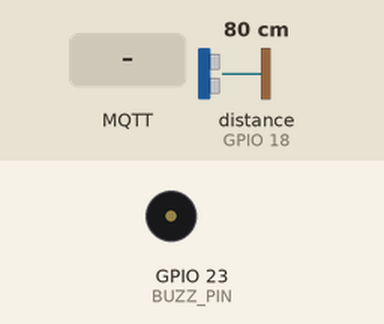
Recording of a sketch running on a simulated ESP32. Shown: buzzer (waves = sounding). Wiring (from diagram.json): ultrasonic range finder: trigger GPIO 5; echo GPIO 18. The test bench sets the inputs (shaded band); at power-on: distance to the obstacle (sensor on GPIO 18) 80 cm. The echo pulse lasts 58.3 µs per cm; WiFi joins after 1.5 s; servers stay silent unless stated; no MQTT or app messages arrive unless stated; what the sketch prints to the serial monitor is not drawn.

Above: at 2.7 s.
2.8 s: distance to the obstacle (sensor on GPIO 18) set to 9 cm
5.2 s: distance to the obstacle (sensor on GPIO 18) set to 6 cm
At 7.4 s:
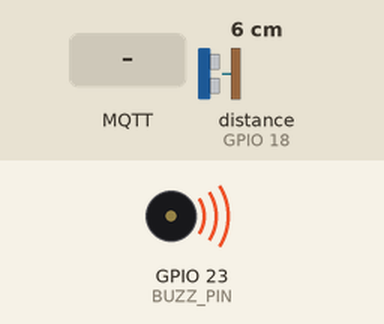
11.5 s: MQTT message "beep_off" arrives on the first subscribed topic
At 11.9 s:
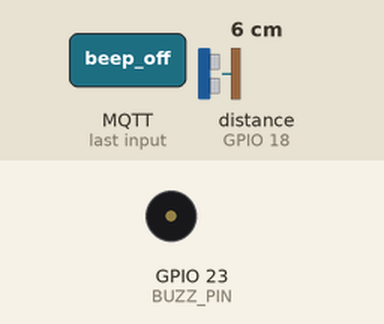
Timing chart, 0 to 14.5 s (numbered marks = the images above; inputs shaded):
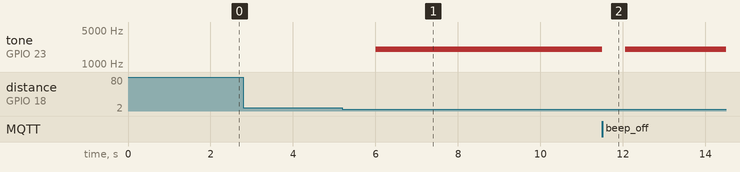

Measured:
- the behaviour switches between 8 and 7 cm on distance to the obstacle (sensor on GPIO 18) (found by bisection; images 0 and 1)
- after the input at 2.8 s, every drawn part: stays the same
- after the input at 5.2 s, tone on GPIO 23 (BUZZ_PIN): silent → 2000 Hz after 0.80 s
- after the input at 11.5 s, tone on GPIO 23 (BUZZ_PIN): 2000 Hz → silent at once, → 2000 Hz 0.55 s later

The sketch:

sketch.ino
```cpp
/*
 * Sistema de Monitoramento Inteligente de Resíduos Urbanos
 * Universidade Presbiteriana Mackenzie
 * Autoras: Bianca Maciel Alaunes Brotto, Seyedehzahra Mousavi
 */

#include <Arduino.h>
#include <WiFi.h>
#include <PubSubClient.h>
#include <ArduinoJson.h>

const char* SSID          = "Wokwi-GUEST";
const char* PASSWORD      = "";
const char* MQTT_BROKER   = "broker.hivemq.com";
const int   MQTT_PORT     = 1883;
const char* MQTT_CLIENT   = "lixeira_L01_mackenzie";
const char* TOPIC_NIVEL   = "lixeira/L01/nivel";
const char* TOPIC_CMD     = "lixeira/L01/cmd";

const int   TRIG_PIN      = 5;
const int   ECHO_PIN      = 18;
const int   BUZZ_PIN      = 23;

const float DIST_VAZIA_CM = 30.0f;
const float DIST_CHEIA_CM = 2.0f;
const int   LIMIAR_ALERTA = 80;
const unsigned long INTERVALO_MS = 2000UL;

WiFiClient   wifiClient;
PubSubClient mqttClient(wifiClient);

unsigned long ultimaLeitura       = 0UL;
unsigned long ultimaTentativaMQTT = 0UL;
bool buzzerAtivo = false;

float lerDistancia() {
  digitalWrite(TRIG_PIN, LOW);
  delayMicroseconds(2);
  digitalWrite(TRIG_PIN, HIGH);
  delayMicroseconds(10);
  digitalWrite(TRIG_PIN, LOW);
  long dur = pulseIn(ECHO_PIN, HIGH, 60000UL);
  if (dur == 0) return 15.0f;
  return (float)dur / 58.0f;
}

int calcularNivel(float d) {
  if (d < 0.0f) return -1;
  float n = ((DIST_VAZIA_CM - d) / (DIST_VAZIA_CM - DIST_CHEIA_CM)) * 100.0f;
  if (n < 0.0f)   n = 0.0f;
  if (n > 100.0f) n = 100.0f;
  return (int)n;
}

void controlarBuzzer(bool ligar) {
  if (ligar == buzzerAtivo) return;
  if (ligar) {
    ledcSetup(0, 2000, 8);
    ledcAttachPin(BUZZ_PIN, 0);
    ledcWrite(0, 128);
    Serial.println("[BUZZER] ATIVADO");
  } else {
    ledcWrite(0, 0);
    ledcDetachPin(BUZZ_PIN);
    Serial.println("[BUZZER] desativado");
  }
  buzzerAtivo = ligar;
}

void callbackMQTT(char* topic, byte* msg, unsigned int len) {
  String s = "";
  for (unsigned int i = 0; i < len; i++) s += (char)msg[i];
  Serial.printf("[MQTT] Recebido: %s\n", s.c_str());
  if (s == "beep_on")  controlarBuzzer(true);
  if (s == "beep_off") controlarBuzzer(false);
}

void tentarConectarMQTT() {
  if (mqttClient.connected()) return;
  if (millis() - ultimaTentativaMQTT < 10000UL) return;
  ultimaTentativaMQTT = millis();
  Serial.print("[MQTT] Tentando conectar...");
  if (mqttClient.connect(MQTT_CLIENT)) {
    Serial.println(" OK!");
    mqttClient.subscribe(TOPIC_CMD);
  } else {
    Serial.printf(" falhou rc=%d\n", mqttClient.state());
  }
}

void publicarMQTT(float dist, int nivel, bool alerta) {
  if (!mqttClient.connected()) return;
  StaticJsonDocument<200> doc;
  doc["lixeira_id"]   = "L01";
  doc["nivel_pct"]    = nivel;
  doc["distancia_cm"] = dist;
  doc["alerta"]       = alerta;
  char payload[200];
  serializeJson(doc, payload);
  bool ok = mqttClient.publish(TOPIC_NIVEL, payload, true);
  Serial.printf("[MQTT] %s -> %s\n", payload, ok ? "OK" : "FALHOU");
}

void setup() {
  Serial.begin(115200);
  Serial.println("\n=== Monitoramento de Lixeiras - Mackenzie ===");

  pinMode(TRIG_PIN, OUTPUT);
  pinMode(ECHO_PIN, INPUT);
  pinMode(BUZZ_PIN, OUTPUT);
  digitalWrite(BUZZ_PIN, LOW);

  WiFi.begin(SSID, PASSWORD);
  Serial.print("[WiFi] Conectando");
  unsigned long t = millis();
  while (WiFi.status() != WL_CONNECTED && millis() - t < 10000UL) {
    delay(500);
    Serial.print(".");
  }
  if (WiFi.status() == WL_CONNECTED) {
    Serial.printf("\n[WiFi] Conectado! IP: %s\n", WiFi.localIP().toString().c_str());
  } else {
    Serial.println("\n[WiFi] Sem conexao - continuando offline");
  }

  mqttClient.setServer(MQTT_BROKER, MQTT_PORT);
  mqttClient.setCallback(callbackMQTT);
  tentarConectarMQTT();

  Serial.println("[Sistema] Pronto!\n");
}

void loop() {
  tentarConectarMQTT();
  if (mqttClient.connected()) mqttClient.loop();

  unsigned long agora = millis();
  if (agora - ultimaLeitura >= INTERVALO_MS) {
    ultimaLeitura = agora;

    float dist  = lerDistancia();
    int   nivel = calcularNivel(dist);

    Serial.printf("[Sensor] dist=%.1fcm  nivel=%d%%  t=%lums\n", dist, nivel, agora);

    bool alerta = (nivel >= LIMIAR_ALERTA);
    controlarBuzzer(alerta);
    publicarMQTT(dist, nivel, alerta);
  }
}
```
